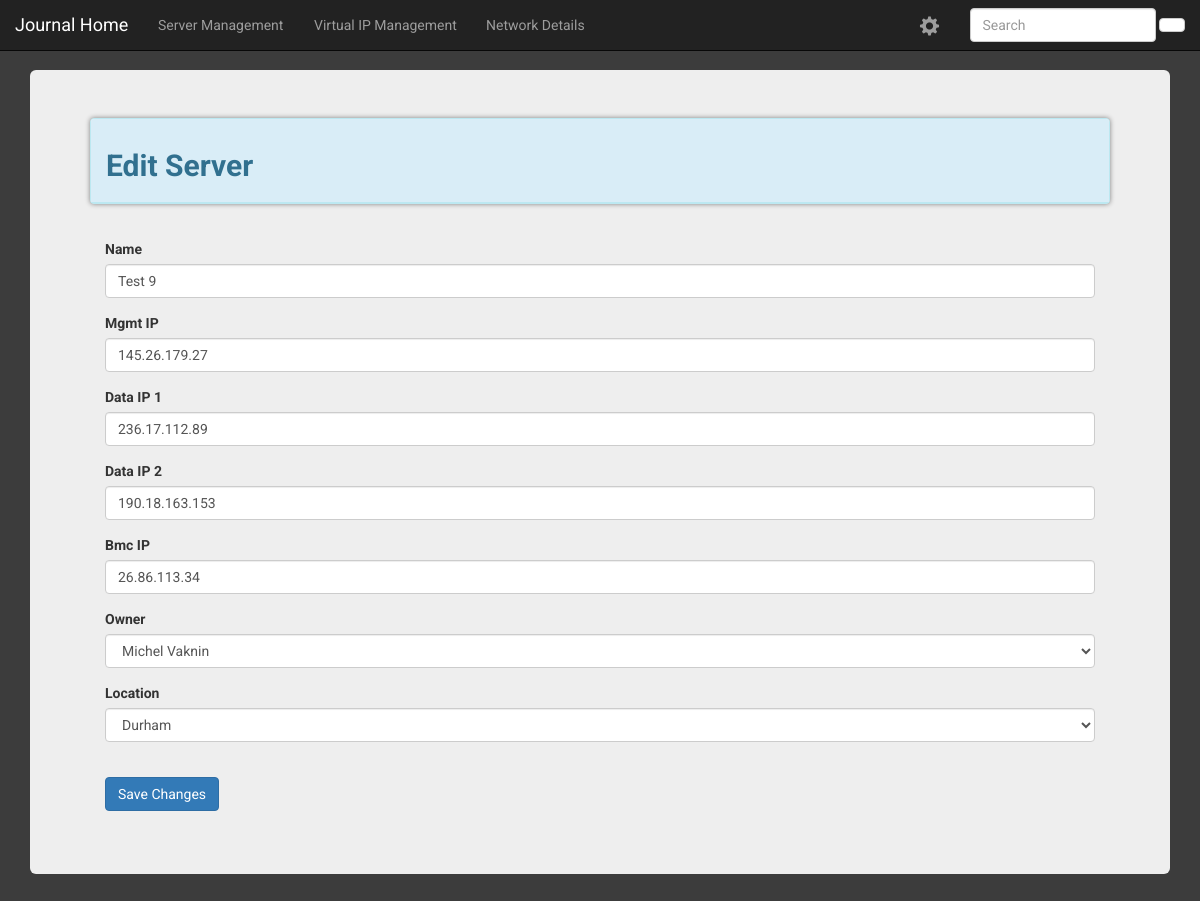
Before: /journal/editServer/30 with the older database file.
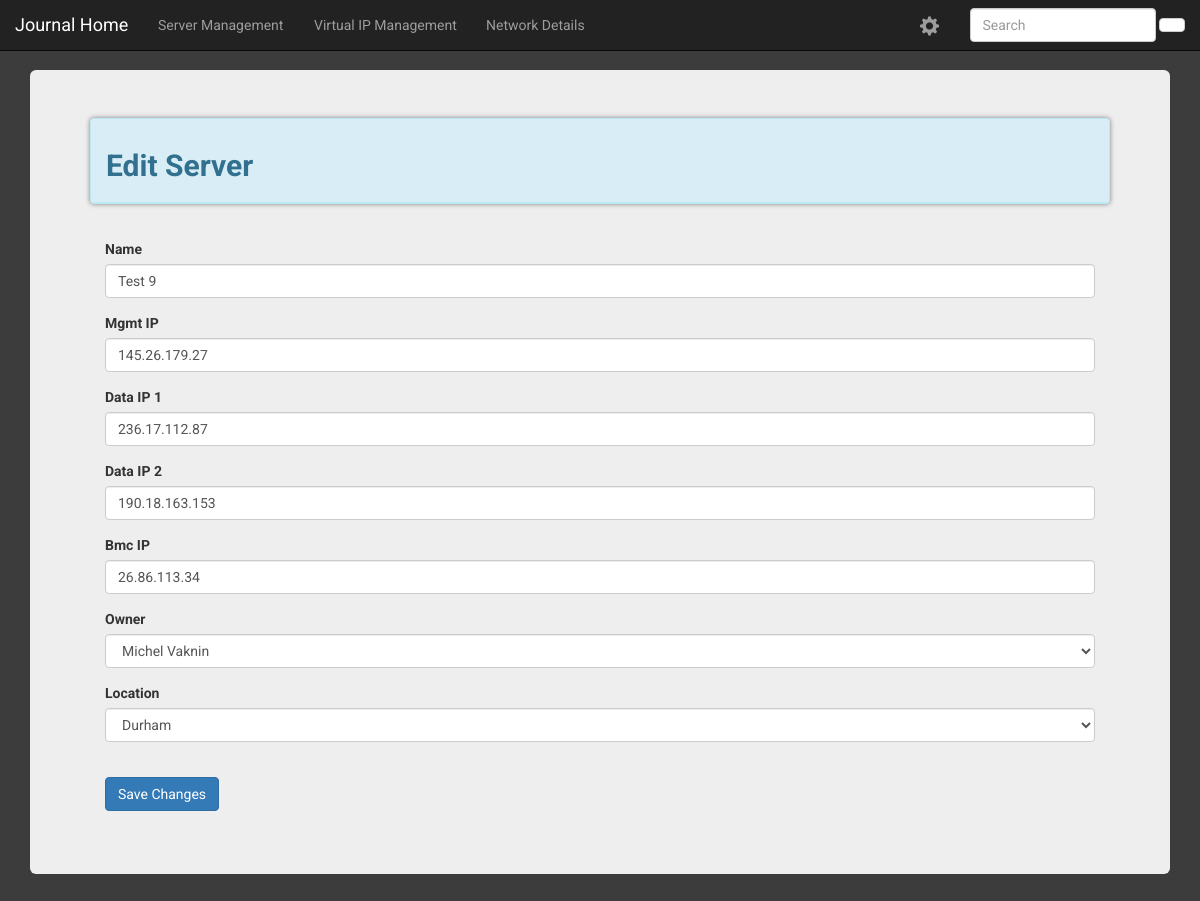
After: the same page with the newer database file.
### journal/models.py (models this page shows, shortened)
class Server(models.Model):
    name = models.CharField(max_length=64, unique=True)
    mgmt_IP = models.GenericIPAddressField(blank=False, unique=True, null=False, protocol='both', default='')
    data_IP_1 = models.GenericIPAddressField(blank=False, unique=True, null=False, protocol='both', default='')
    data_IP_2 = models.GenericIPAddressField(blank=True, unique=True, null=True, protocol='both')
    bmc_IP = models.GenericIPAddressField(blank=False, unique=True, null=False, protocol='both', default='')
    owner = models.ForeignKey('Owner')
    location = models.ForeignKey('Location')

### journal/views.py (the view)
# urls.py: url(r'^editServer/(?P<id>\d+)$', views.edit_server_form_view, name='edit_server_form'),
def edit_server_form_view(request, id):
    server_to_edit = Server.objects.get(id=id)
    edit_server_form = EditServerForm(request.POST or None, instance=server_to_edit)
    next_page = request.GET.get('next', '')
    if request.method == 'POST':
        if edit_server_form.is_valid():
            edit_server_form.save()
            if next_page:
                return HttpResponseRedirect('/journal/search/{}'.format(next_page))
            return redirect('/journal/show_servers/')
    else:
        edit_server_form = EditServerForm(instance=server_to_edit)
    context = {'edit_server_form': edit_server_form,
               'id': id}
    return render(request, 'journal/edit_server.html', context)

### journal/forms.py (shortened to what this page needs)
class EditServerForm(forms.ModelForm):
    class Meta:
        model = Server
        fields = '__all__'

### journal/models.py (called while the page is built)
    def __str__(self):
        return self.physical_location

    def __str__(self):
        return self.owner_name

### templates/journal/edit_server.html (shortened to what this page needs)
{% extends "journal/base.html" %}
{% load bootstrap3 %}
    {% block body_block %}
        {% load static %}
        <link rel="stylesheet" href="{% static 'css/edit_server.css' %}">
        <div class="container">
            <div class="jumbotron">
                <div class="panel panel-info">
                    <div class="panel-heading">
                        <h2>Edit Server</h2>
                    </div>
                </div>
                <div class="panel-body">
                    <form method="POST">
                        {% bootstrap_form edit_server_form %}
                        {% buttons %}
                        <button type="submit" class="btn btn-primary edit_server_button hvr-grow-shadow">
                            {% bootstrap_icon "check" %} Save Changes
                        </button>
                        {% endbuttons %}
                    </form>
                </div>
            </div>
        </div>
    {% endblock %}

Changed rows visible on the page:
changed Server "Test 9": data_IP_1 "236.17.112.89" → "236.17.112.87"
